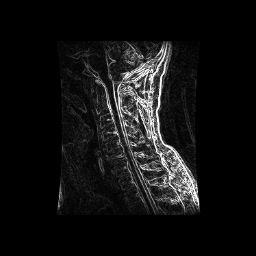

Recreate this plot in Python.
#!/usr/bin/env python

# Compute 2D gradient magnitude of a GE Signa MR image.

# Factory overrides
import vtkmodules.vtkInteractionStyle  # noqa: F401
import vtkmodules.vtkRenderingFreeType  # noqa: F401
import vtkmodules.vtkRenderingOpenGL2  # noqa: F401

import os

from vtkmodules.vtkIOImage import vtkGESignaReader
from vtkmodules.vtkImagingGeneral import vtkImageGradientMagnitude
from vtkmodules.vtkRenderingCore import (
    vtkImageActor,
    vtkRenderWindow,
    vtkRenderWindowInteractor,
    vtkRenderer,
)

# Image pipeline
reader = vtkGESignaReader()
data_dir = os.environ.get("VPE_DATA_DIR", os.path.dirname(os.path.abspath(__file__)))

reader.SetFileName(os.path.join(data_dir, "E07733S002I009.MR"))

# Gradient magnitude
gradient = vtkImageGradientMagnitude()
gradient.SetDimensionality(2)
gradient.SetInputConnection(reader.GetOutputPort())
gradient.Update()

# Display with vtkImageActor
image_actor = vtkImageActor()
image_actor.GetMapper().SetInputConnection(gradient.GetOutputPort())

# Renderer
renderer = vtkRenderer()
renderer.AddActor(image_actor)

# Window
render_window = vtkRenderWindow()
render_window.AddRenderer(renderer)
render_window.SetSize(256, 256)
render_window.SetWindowName("gradient magnitude")

# Scene
renderer.ResetCamera()

# Interactor
interactor = vtkRenderWindowInteractor()
interactor.SetRenderWindow(render_window)

interactor.Initialize()
interactor.Start()
